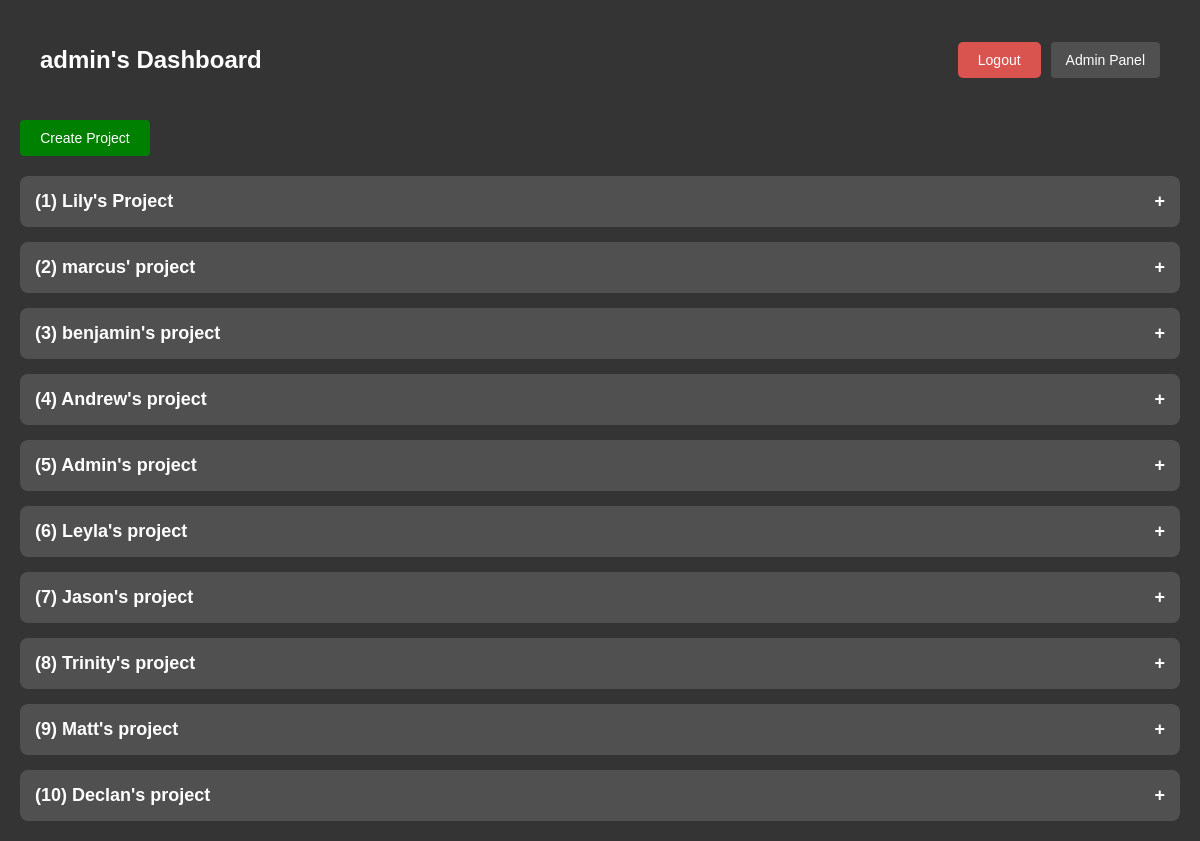
Page /dashboard (signed in) on the committed database.
### tables this page shows
CREATE TABLE account(
    account_id INTEGER PRIMARY KEY AUTOINCREMENT,
    username TEXT UNIQUE NOT NULL,
    password TEXT NOT NULL,
    account_type INTEGER NOT NULL
);

CREATE TABLE project(
    project_id INTEGER PRIMARY KEY AUTOINCREMENT,
    account_id INTEGER NOT NULL,
    project_name TEXT UNIQUE NOT NULL,
    FOREIGN KEY (account_id) REFERENCES account (account_id)
);

### routes/dashboard.py (the view)
@dashboard_blueprint.route("/dashboard")
def dashboard_page():
    account = AccountModel.fetch_account_by_id(session["user_id"])
    is_admin = account.is_admin()
    accounts = []
    if (is_admin):
        accounts = AccountModel.fetch_accounts()
        projects = ProjectModel.fetch_projects()
    else:
        projects = ProjectModel.fetch_projects_by_account_id(session["user_id"])
    return render_template('dashboard.html', isAdmin=is_admin, username=session["username"], accounts=accounts, projects=projects)

### models/account_model.py (called while the page is built)
    @staticmethod
    def fetch_account_by_id(id):
        account = AccountRepository.get_item_by_id(id)
        if account is not None:
            account = AccountModel(account)
        return account

    @staticmethod
    def fetch_accounts():
        return AccountRepository.get_items()

    def is_admin(self):
        is_admin = False
        if (self.account_type == AccountType.Admin):
            is_admin = True
        return is_admin

### models/log_model.py (called while the page is built)
    @staticmethod
    def fetch_logs_by_project_id(project_id):
        log_models = []
        for log in LogRepository.get_items_by_project_id(project_id):
            log_model = LogModel(log)
            log_models.append(log_model)
        return log_models

### models/project_model.py (called while the page is built)
    @staticmethod
    def fetch_projects():
        project_models = []
        for project in ProjectRepository.get_items():
            project_model = ProjectModel(project)
            project_model.populate()
            project_models.append(project_model)
        return project_models

    def populate(self):
        self.log_list = LogModel.fetch_logs_by_project_id(self.project_id)

### repositories/account_repository.py (called while the page is built)
    @staticmethod
    def get_items():
        account_list = []
        db = BaseRepository.get_db()
        items = db.execute("SELECT * FROM account").fetchall()
        for item in items:
            account_list.append(Account(item["account_id"], item["username"], item["password"], AccountType(item["account_type"])))
        return account_list

    @staticmethod
    def get_item_by_id(id):
        db = BaseRepository.get_db()
        try:
            item = db.execute("SELECT * FROM account WHERE account_id = ?", (id,)).fetchall()[0]
        except:
            item = None
        if item is not None:
            item = Account(item["account_id"], item["username"], item["password"], AccountType(item["account_type"]))
        return item

### repositories/base_repository.py (called while the page is built)
    @staticmethod
    def get_db():
        if "db" not in g:
            g.db = sqlite3.connect("data.db")
            g.db.row_factory = sqlite3.Row
        return g.db

### repositories/log_repository.py (called while the page is built)
    @staticmethod
    def get_items_by_project_id(id):
        log_list = []
        db = BaseRepository.get_db()
        items = db.execute("SELECT * FROM log WHERE project_id = ?", (id,)).fetchall()
        for item in items:
            log_list.append(Log(item["log_id"], item["project_id"], LogType(int(item["log_type"])), item["message"], datetime.strptime(item["timestamp"], '%Y-%m-%d %H:%M:%S.%f')))
        return log_list

### templates/dashboard.html (shortened to what this page needs)
<!DOCTYPE html>
<html lang="en">
<head>
    <link rel="stylesheet" href="../static/css/dashboard_styles.css">
    <link rel="stylesheet" href="../static/css/account_management.css">
    <link rel="stylesheet" href="../static/css/log_creation_styles.css">
</head>
<body>
    <div class="dashboard-container">
        <div class="dashboard-header">
            <h1 class="dashboard-title">{{ username }}'s Dashboard</h1>
            <div class="header-buttons">
                <button id="logout-button" class="logout-btn" onclick="logout()">Logout</button>
                {% if isAdmin %}
                <button id="open-admin-modal" class="admin-panel-btn">Admin Panel</button>
                {% endif %}
            </div>
        </div>
        <button class="create-project-btn" id="project-open-modal">Create Project</button>
        <div class="projects-list">
            {% for project in projects %}
            <div class="project-widget">
                <div class="project-header" onclick="toggleProjectLogs('{{ project.project_id }}')">
                    <span class="project-name">({{project.project_id}}) {{ project.project_name }}</span>
                    <span class="expand-icon" id="expand-icon-{{ project.project_id }}">+</span>
                </div>
            </div>
            {% endfor %}
        </div>
        </div>
</body>
</html>

### static/css/dashboard_styles.css (style rules this page uses)
html, body { margin: 0; padding: 0; background-color: #343434; color: white; font-family: Arial, sans-serif; height: 100%; overflow-x: hidden; overflow-y: auto; }
.dashboard-container { padding: 20px; background-color: #343434; color: white; min-height: 100vh; display: flex; flex-direction: column; box-sizing: border-box; }
.dashboard-header { display: flex; justify-content: space-between; align-items: center; margin-bottom: 20px; padding: 10px 20px; }
.dashboard-title { font-size: 24px; font-weight: bold; }
.header-buttons { display: flex; gap: 10px; }
.logout-btn { background-color: #d9534f; color: white; border: none; padding: 10px 20px; font-size: 14px; border-radius: 5px; cursor: pointer; }
.admin-panel-btn { padding: 10px 15px; background-color: #505050; color: white; border: none; border-radius: 4px; cursor: pointer; }
.create-project-btn { padding: 10px 20px; background-color: green; color: white; border: none; border-radius: 4px; cursor: pointer; margin-bottom: 20px; display: inline-block; width: 130px; font-size: 14px; }
button { font-family: inherit; font-size: 14px; cursor: pointer; border-radius: 4px; border: none; padding: 8px 16px; }
.projects-list { display: flex; flex-direction: column; gap: 15px; }
.project-widget { background-color: #505050; border-radius: 8px; overflow: hidden; }
.project-header { padding: 15px; font-size: 18px; display: flex; justify-content: space-between; align-items: center; cursor: pointer; background-color: #505050; }
.project-name { font-weight: bold; }
.expand-icon { font-size: 18px; font-weight: bold; color: white; }

### rows in the picture
account: username "admin"
project: project_id "1", project_name "Lily's Project"
project: project_id "2", project_name "marcus' project"
project: project_id "3", project_name "benjamin's project"
project: project_id "4", project_name "Andrew's project"
project: project_id "5", project_name "Admin's project"
project: project_id "6", project_name "Leyla's project"
project: project_id "7", project_name "Jason's project"
project: project_id "8", project_name "Trinity's project"
project: project_id "9", project_name "Matt's project"
project: project_id "10", project_name "Declan's project"
